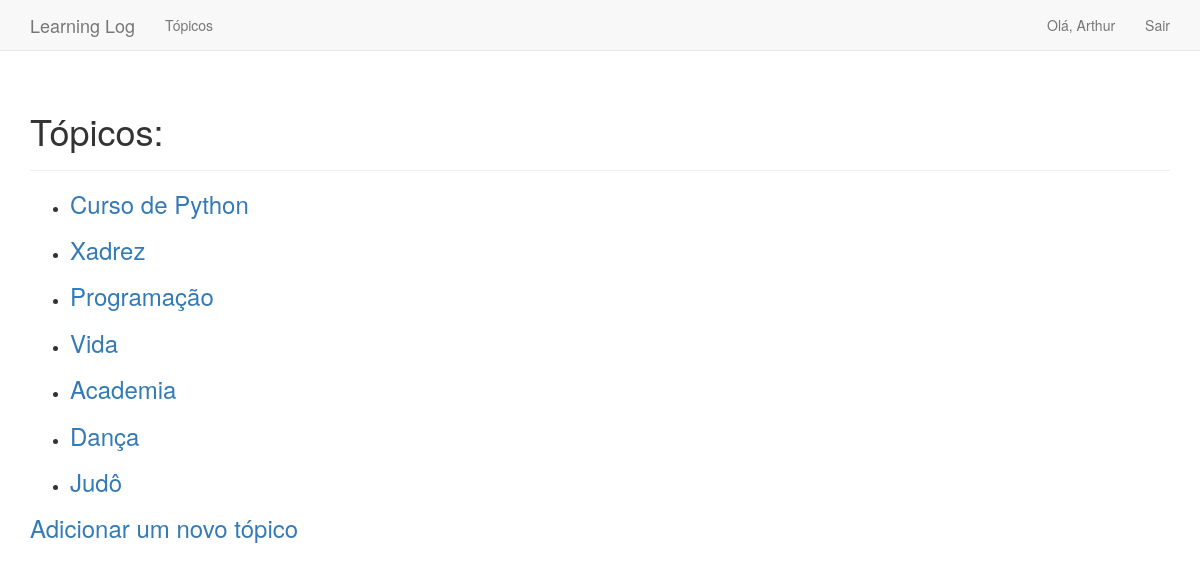
The page /topics/ (signed in) on the database its author committed.
### learning_logs/models.py (models this page shows)
class Topic(models.Model): # Define um modelo/tabela chamado Topic
    text = models.CharField(max_length=200) # Define um campo de texto com no máximo 200 caracteres
    date_added = models.DateTimeField(auto_now_add=True) # Define um campo de data e hora que armazena a data e hora atuais
    owner = models.ForeignKey(User, on_delete=models.CASCADE)
    class Meta:
        verbose_name_plural = 'topics' # Define o plural de 'Topic' como 'topics', passando essa informação para que o Django não adicione um 's' ao final do nome da tabela
    def __str__(self):
        return self.text # Retorna o texto do campo text

### learning_logs/views.py (the view)
# urls.py: path('topics/', views.topics, name='topics'), # Define a URL para a página topics.html
@login_required
def topics(request):
    topics = Topic.objects.filter(owner=request.user).order_by('date_added') # Busca todos os objetos Topic e os ordena por data de criação / Topic é um modelo/tabela do banco de dados, criado em models.py
    context = {'topics' : topics} # Cria um dicionário com a chave 'topics' e o valor topics, que contém todos os objetos da tabela Topic
    return render(request, 'learning_logs/topics.html', context) # Renderiza a página topics.html, passando o dicionário context [criado acima] como argumento

### learning_logs/templates/learning_logs/topics.html
{% extends "learning_logs/base.html" %}
{% block header %}
<h1>Tópicos:</h1>
{% endblock header %}
{% block content %}
    <ul>
        {% for topic in topics %}
            <li>
                <h3>
                    <a href= "{% url 'topic' topic.id %}">{{ topic }}</a>
                </h3>
            </li>
        {% empty %}
            <li>Não há tópicos adicionados.</li>
        {% endfor %}
    </ul>
    <h3>
        <a href="{% url 'new_topic' %}">Adicionar um novo tópico</a>
    </h3>
    {% endblock content %}

### learning_logs/templates/learning_logs/base.html (shortened to what this page needs)
{% load bootstrap3 %}
<!DOCTYPE html>
<html lang="pt-br">
    <head>
        {% bootstrap_css %}
    </head>
    <body>
        <nav class="navbar navbar-default navbar-static-top">
            <div class="container">
                <div class="navbar-header">
                    <a class="navbar-brand" href="{% url 'index' %}">Learning Log</a>
                </div>
                <div id="navbar" class="collapse navbar-collapse">
                    <ul class="nav navbar-nav">
                        <li><a href="{% url 'topics' %}">Tópicos</a></li>
                    </ul>
                    <ul class="nav navbar-nav navbar-right">
                        {% if user.is_authenticated %}
                            <li><a>Olá, {{ user.username }}</a></li>
                            <li><a href="{% url 'logout' %}">Sair</a></li>
                        {% else %}
                            <li><a href="{% url 'register' %}">Registrar</a></li>
                            <li><a href="{% url 'login' %}">Entrar</a></li>
                        {% endif %}
                    </ul>
                </div>
            </div>
        </nav>
        <div class="container">
            <div class="page-header">
                {% block header %}{% endblock header %}
            </div>
            <div>
                {% block content %}{% endblock content %}
            </div>
        </div>
    </body>
</html>

### rows shown on the page
Topic: text "Curso de Python"
Topic: text "Xadrez"
Topic: text "Programação"
Topic: text "Vida"
Topic: text "Academia"
Topic: text "Dança"
Topic: text "Judô"

### other values the page prints
{{ user.username }} "Arthur"
